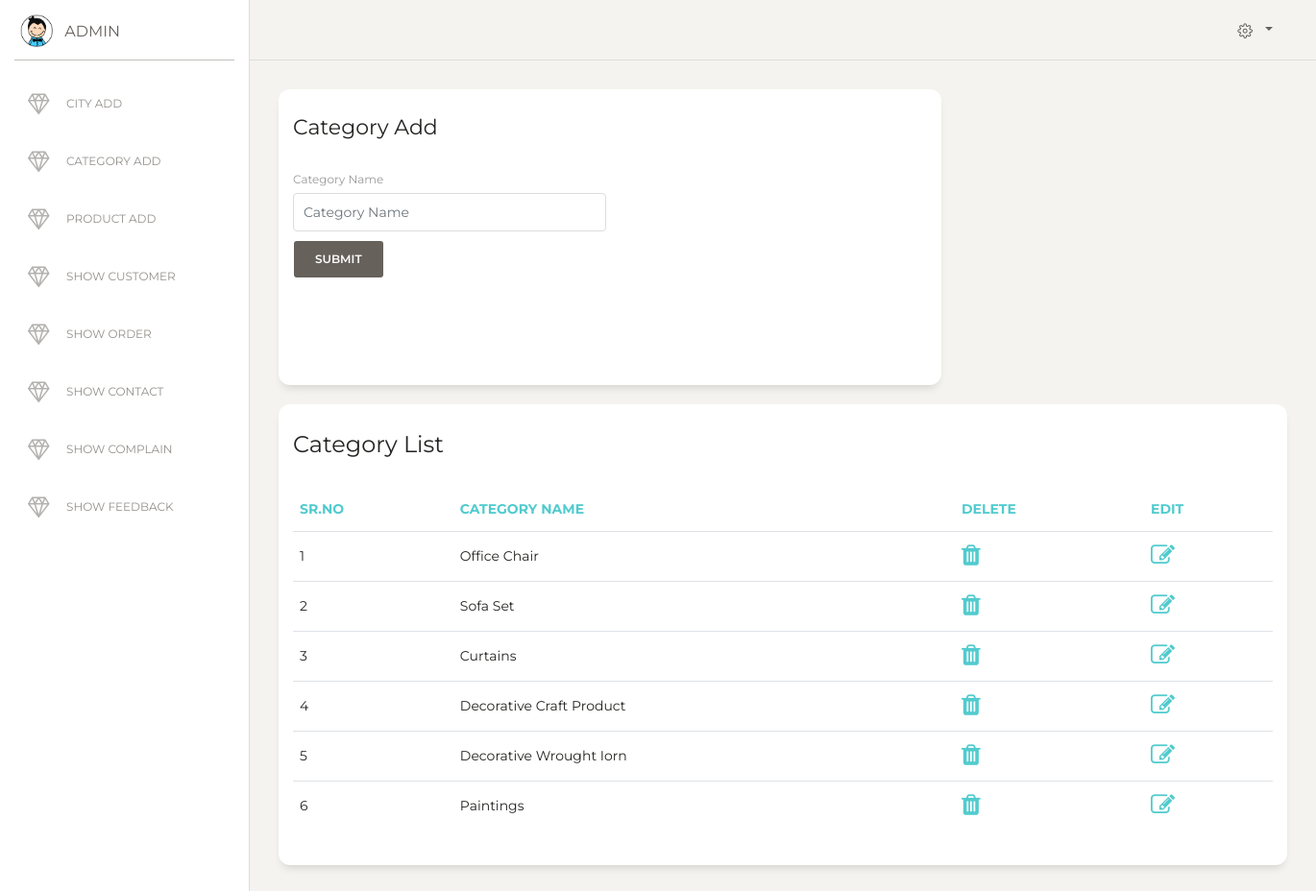
Screenshot of /admin/category.php with the database file from the repository.
### tables this page shows
CREATE TABLE IF NOT EXISTS `category` (
  `cat_id` int(11) NOT NULL AUTO_INCREMENT,
  `cat_title` varchar(2000) NOT NULL,
  `cat_desc` int(11) NOT NULL,
  PRIMARY KEY (`cat_id`)
);

### admin/category.php (the view, shortened to what this page needs)
<!DOCTYPE html>
<html lang="en">
<head>
  <link href="https://maxcdn.bootstrapcdn.com/font-awesome/latest/css/font-awesome.min.css" rel="stylesheet">
  <link href="assets/css/bootstrap.min.css" rel="stylesheet" />
  <link href="assets/css/paper-dashboard.css?v=2.0.0" rel="stylesheet" />
  <link href="assets/demo/demo.css" rel="stylesheet" />
</head>
<body class="">
  <div class="wrapper ">
 	<?php include ('left_menu.php');
?>
    <div class="main-panel">
<?php include ('top_menu.php');
?>
      <div class="content">
        <div class="row">
          <div class="col-md-8">
            <div class="card card-user">
              <div class="card-header">
                <h5 class="card-title">Category Add</h5>
              </div>
              <div class="card-body">
                <form action="category_process.php" method="POST">
                  <div class="row">
                    <div class="col-md-6 pr-1">
                      <div class="form-group">
                        <label>Category Name</label>
                        <input type="text" class="form-control" placeholder="Category Name" name="cname" onkeypress="return (event.charCode > 64 && event.charCode < 91 ) || (event.charCode > 96 && event.charCode < 123 ) || (event.charCode == 32)" required>
                          <input type="submit" class="btn btn--radius-2 btn--blue"  name="reg" value="submit">
					 </div>
                    </div>
				  </div>
                </form>
              </div>
            </div>
          </div>
        </div>
		        <div class="row">
          <div class="col-md-12">
            <div class="card">
              <div class="card-header">
                <h4 class="card-title"> Category List</h4>
              </div>
              <div class="card-body">
                <div class="table-responsive">
                  <table class="table">
                    <thead class=" text-primary">
                      <th>Sr.no </th>
                       <th>Category Name</th>
					   <th>Delete</th>
					  <th>Edit</th>
                    </thead>
                    <tbody>
													<?php
													include ('config.php');
    $query = "SELECT * FROM category";
    $run_query = mysqli_query($conn, $query);
$count=0;
            while($row = mysqli_fetch_array($run_query)){
        ?>
                      <tr>
					  <td><?php echo ++$count;?></td>
                      <td><?php echo $row['cat_title'];?></td>
					 	<td>
	<a href="category.php?delete=<?php echo $row['cat_id'];?>"  onclick="return confirm('Are You Sure Delete Category?');">
		<i class="fa fa-trash" style="font-size:25px" aria-hidden="true"></i>
</td>
<td>
<a href="#myModal<?php echo $row['cat_id'];?>"   data-toggle="modal" data-target="#myModal<?php echo $row['cat_id'];?>"><i class="fa fa-edit" style="font-size:25px" aria-hidden="true"></i>
</a>
</td>
                      </tr>
                   <?php } ?>
                    </tbody>
                  </table>
                </div>
              </div>
            </div>
          </div>
        </div>
      </div>
    </div>
  </div>
</body>
</html>

### rows the page displays
category: cat_title "Office Chair"
category: cat_title "Sofa Set"
category: cat_title "Curtains"
category: cat_title "Decorative Craft Product"
category: cat_title "Decorative Wrought Iorn"
category: cat_title "Paintings"
